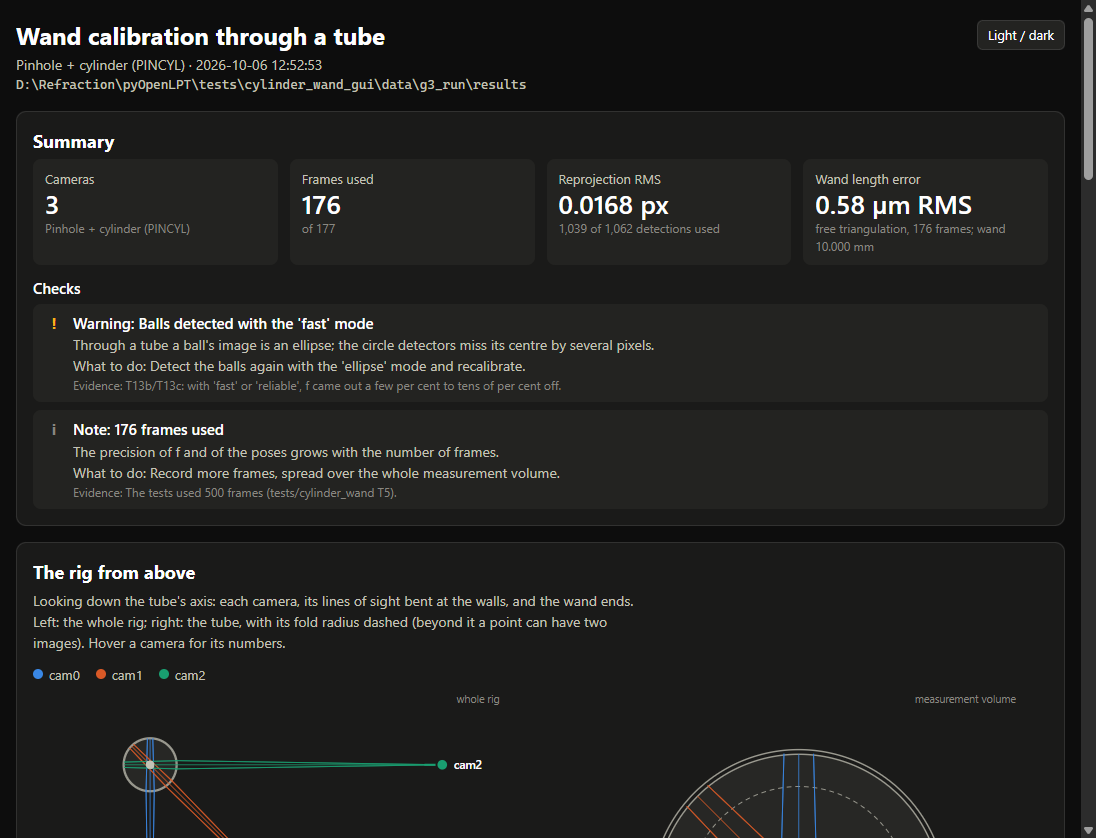

The Python source for this figure:
"""G4b: the Report tab shows the results page inside the GUI (QtWebEngine).

Qt's offscreen platform cannot run QtWebEngine here (its GPU process fails and the page never loads:
g4b_report_tab_offscreen_out.txt), so this test uses the native platform, as the GUI does, with the window placed
off the screen.

    python g4b_report_tab.py [page.html]

The page of G3's run (data/g3_run/results/calibration_report.html, or the one given) is loaded into the Wand tab's
Report tab (ResultsReportTab) of a CameraCalibrationView; the test waits for the page to finish loading and for its
script to report that it drew everything (window.__reportReady), reads the JavaScript console, and grabs the widget
as an image (g4b_report_tab.png).
Writes g4b_report_tab_out.txt and g4b_report_tab.json.
"""
import common as C  # noqa: I001

import os  # noqa: E402
import sys  # noqa: E402
import time  # noqa: E402

log = C.Log("g4b_report_tab")


def main():
    app = C.qt_app(offscreen=False)
    page = sys.argv[1] if len(sys.argv) > 1 else str(C.DATA / "g3_run" / "results" / "calibration_report.html")
    from modules.camera_calibration import CameraCalibrationView
    view = CameraCalibrationView()
    view.resize(1500, 1000)
    view.move(-6000, -6000)                                      # native window, off the screen
    view.show()
    app.processEvents()
    tab = view.report_tab
    log.check("the Report tab exists and uses QtWebEngine", tab is not None and tab.web is not None,
              f"web view: {type(tab.web).__name__ if tab and tab.web is not None else None}")
    if tab is None or tab.web is None:
        return log.save()
    messages = []
    from PySide6.QtWebEngineCore import QWebEnginePage

    class Page(QWebEnginePage):
        def javaScriptConsoleMessage(self, level, message, line, source):
            messages.append((int(level.value) if hasattr(level, "value") else int(level), message, line))
    tab.web.setPage(Page(tab.web))
    loaded = {"ok": None}
    tab.web.loadFinished.connect(lambda ok: loaded.__setitem__("ok", ok))
    view.tabs.setCurrentIndex(1)                                 # the Wand Calibration tab, as a user would be on it
    view.vis_tabs.setCurrentWidget(tab)
    app.processEvents()
    t0 = time.time()
    tab.show_page(page)
    C.wait_for(lambda: loaded["ok"] is not None, timeout_s=60)
    ready = {"v": None}

    def poll_ready():
        tab.web.page().runJavaScript("window.__reportReady === true && document.querySelectorAll('svg').length",
                                     0, lambda v: ready.__setitem__("v", v))
    for _ in range(100):
        poll_ready()
        C.wait_for(lambda: ready["v"] is not None, timeout_s=2, step_ms=50)
        if ready["v"]:
            break
        ready["v"] = None
        time.sleep(0.1)
    log.check("the page loads and its script draws every figure", bool(loaded["ok"]) and bool(ready["v"]),
              f"loadFinished {loaded['ok']}, svg elements {ready['v']}, {time.time() - t0:.1f} s")
    errors = [m for m in messages if m[0] >= 2]
    log.check("no JavaScript errors", not errors, f"{len(messages)} console messages, errors {errors[:3]}")
    theme = {"v": None}
    tab.web.page().runJavaScript("document.documentElement.getAttribute('data-theme')", 0,
                                 lambda v: theme.__setitem__("v", v))
    C.wait_for(lambda: theme["v"] is not None, timeout_s=5)
    log.check("inside the GUI the page is dark", theme["v"] == "dark", f"data-theme {theme['v']!r}")
    C.wait_for(lambda: False, timeout_s=1.5)                     # let it paint
    img = tab.web.grab()
    out = str(C.HERE / "g4b_report_tab.png")
    img.save(out)
    qi = img.toImage()
    colours = {qi.pixelColor(x, y).name() for x in range(0, qi.width(), max(1, qi.width() // 40))
               for y in range(0, qi.height(), max(1, qi.height() // 40))}
    log.check("the widget's image shows the page (more than a blank fill)", img.width() > 600 and len(colours) > 5,
              f"{img.width()} x {img.height()}, {len(colours)} distinct colours sampled -> {out}")
    log(f"  buttons enabled: browser {tab.btn_browser.isEnabled()}, folder {tab.btn_folder.isEnabled()}; label "
        f"{tab.path_label.text()}")
    view.close()
    return log.save({"console": messages[:20]})


if __name__ == "__main__":
    sys.exit(0 if main() else 1)
